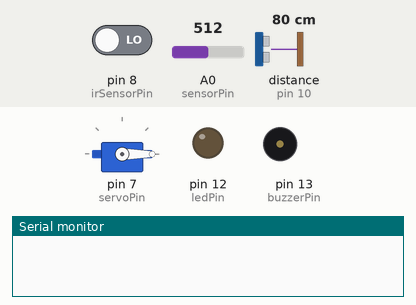
Simulated run of this sketch. Board: Arduino Uno, built with avr-gcc and run on an emulated ATmega328P. Parts: servo, output pins drawn as LEDs (lit = HIGH), buzzer (waves = sounding, pin HIGH), the last lines printed to the serial monitor. Wiring (inferred from the names in the program): ultrasonic range finder: trigger pin 9; echo pin 10. Inputs (shaded band) come from the test bench; at power-on: distance to the obstacle (sensor on pin 10) 80 cm, pin 8 (irSensorPin) LOW, A0 (sensorPin) = 512. The echo pulse lasts 58.3 µs per cm; pins used as bus, display or sensor lines are not drawn.

Above: at 1.2 s.
1.3 s: distance to the obstacle (sensor on pin 10) set to 34 cm
2.8 s: distance to the obstacle (sensor on pin 10) set to 29 cm
At 2.88 s:
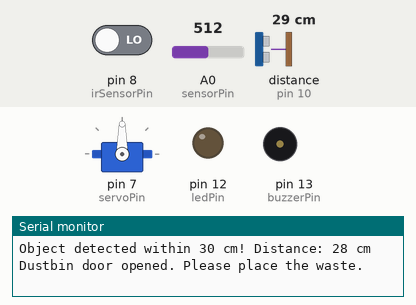
At 3.8 s:
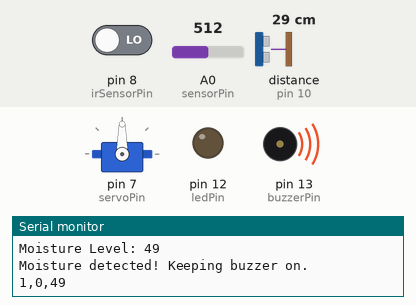
Timing chart, 0 to 5.8 s (numbered marks = the images above; inputs shaded):
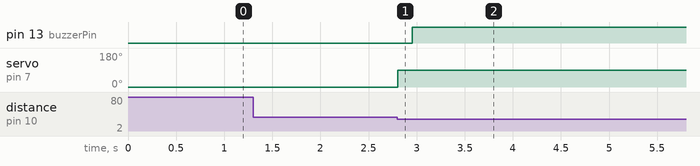

Measured:
- the behaviour switches between 32 and 31 cm on distance to the obstacle (sensor on pin 10) (found by bisection; images 0 and 1)
- after the input at 1.3 s, every drawn part: stays the same
- after the input at 2.8 s, pin 13 (buzzerPin): LOW → HIGH after 0.16 s; servo on pin 7 (servoPin): 0° → 90° at once

The sketch:

Arduino_Code.ino
```cpp
#include <Servo.h>  // Include the Servo library

// Define pins for the ultrasonic sensor, servo motor, soil moisture sensor, IR sensor, and buzzer
const int trigPin = 9;
const int echoPin = 10;
const int servoPin = 7;
const int sensorPin = A0;    // Analog pin A0 for soil moisture sensor
const int buzzerPin = 13;    // Digital pin 13 for buzzer
const int irSensorPin = 8;   // IR sensor output pin connected to digital pin 8
const int ledPin = 12;       // Optional LED pin for IR sensor status (connected to pin 12)

// Variables to store sensor values
long duration;
int distance;
int sensorValue = 0;
int moistureLevel = 0;
int irSensorValue = HIGH;    // Default state of IR sensor (no object detected)
bool objectDetected = false; // Variable to track object detection state
bool doorOpen = false;       // Variable to track if the door is open
bool wastePlaced = false;    // Variable to check if waste is placed
bool moistureDetected = false; // Flag to check if moisture is detected
bool irWasteDetected = false; // Flag to check if IR sensor detected waste
bool objectRemoved = false;  // Flag to check if object has been removed
bool wasteTypeSent = false;  // Flag to ensure waste type is sent only once
unsigned long objectRemovedTime = 0;  // Timer for delaying the dustbin closing

Servo myServo;  // Create a Servo object

void setup() {
  // Start serial communication for debugging
  Serial.begin(9600);

  // Set pin modes
  pinMode(trigPin, OUTPUT);
  pinMode(echoPin, INPUT);
  pinMode(sensorPin, INPUT);
  pinMode(buzzerPin, OUTPUT);
  pinMode(irSensorPin, INPUT);
  pinMode(ledPin, OUTPUT);

  // Attach the servo motor and set initial position (door closed)
  myServo.attach(servoPin);
  myServo.write(0);

  // Initialize LED to off
  digitalWrite(ledPin, LOW);
}

// Function to send data to PC
void sendToPC(bool isOrganic, int moistureValue = 0) {
  if (isOrganic) {
    Serial.print("1,0,");
    Serial.println(moistureValue);  // Send organic signal with moisture level
  } else {
    Serial.println("0,1,0");  // Send inorganic signal with moisture level as 0
  }
}

// Dummy function to detect organic waste (Replace with actual detection logic)
bool detectOrganicWaste() {
  return moistureDetected;  // Example logic: organic waste detected if moisture is present
}

// Dummy function to detect inorganic waste (Replace with actual detection logic)
bool detectInorganicWaste() {
  return !moistureDetected && irWasteDetected;  // Example logic: inorganic if IR detects waste but no moisture.
}

void loop() {
  // Ultrasonic sensor section
  digitalWrite(trigPin, LOW);
  delayMicroseconds(2);
  digitalWrite(trigPin, HIGH);
  delayMicroseconds(10);
  digitalWrite(trigPin, LOW);

  // Measure the duration and calculate the distance
  duration = pulseIn(echoPin, HIGH);
  distance = duration * 0.034 / 2;

  // Step 1: Check if an object is detected within 30 cm
  if (distance > 0 && distance <= 30) {
    if (!objectDetected) {
      objectDetected = true;  // Object detected

      Serial.print("Object detected within 30 cm! Distance: ");
      Serial.print(distance);
      Serial.println(" cm");

      // Step 2: Open the dustbin
      myServo.write(90);  // Door open position
      doorOpen = true;    // Mark door as open
      wastePlaced = false;  // Reset waste placed status
      moistureDetected = false;  // Reset moisture detected status
      irWasteDetected = false;  // Reset IR sensor detection status
      wasteTypeSent = false;    // Reset the flag to allow new waste type detection
      Serial.println("Dustbin door opened. Please place the waste.");
    }
  }

  // Step 3: Check the IR sensor and soil moisture sensor only if the door is open
  if (doorOpen) {
    irSensorValue = digitalRead(irSensorPin);  // Read IR sensor value

    // Step 4: Check if the waste is placed (IR sensor triggered)
    if (irSensorValue == LOW && !irWasteDetected) {
      irWasteDetected = true;  // Waste detected by IR sensor
      Serial.println("Waste detected by IR sensor. Waiting for moisture check.");

      // Start checking moisture sensor
      unsigned long wastePlacedTime = millis();  // Record the time when waste is placed

      // Monitor for 10 seconds or until moisture is detected
      while (millis() - wastePlacedTime < 5000) {
        sensorValue = analogRead(sensorPin);  // Read soil moisture sensor value

        // Condition: If moisture is detected (sensor value < dry air reading)
        if (sensorValue < 900) {
          moistureLevel = map(sensorValue, 1023, 0, 0, 100);
          moistureDetected = true;  // Mark that moisture is detected
          Serial.print("Moisture Level: ");
          Serial.println(moistureLevel);

          if (moistureLevel > 0) {
            Serial.println("Moisture detected! Keeping buzzer on.");
            digitalWrite(buzzerPin, HIGH);  // Turn on buzzer if moisture is detected
            break;  // Exit the 10-second countdown early if moisture is detected
          }
        }
      }

      // If no moisture is detected after 10 seconds, the IR sensor gives output
      if (!moistureDetected) {
        Serial.println("No moisture detected within 10 seconds. Waste is dry.");
        digitalWrite(ledPin, HIGH);  // Turn on LED to indicate waste is dry (or perform other action)
      }
    }
  }

  // Waste type detection and sending data to PC
  if (!wasteTypeSent) {  // Check if waste type has already been sent
    bool isOrganic = detectOrganicWaste();  // Replace with actual logic
    bool isInorganic = detectInorganicWaste();  // Replace with actual logic

    // If organic waste is detected, send organic data to the PC with moisture level
    if (isOrganic) {
      sendToPC(true, moistureLevel);  // Sends "1,0,moistureLevel"
      wasteTypeSent = true;  // Mark waste type as sent
    }
    // If inorganic waste is detected, send inorganic data to the PC with moisture level as 0
    else if (isInorganic) {
      sendToPC(false);  // Sends "0,1,0"
      wasteTypeSent = true;  // Mark waste type as sent
    }
  }

// Step 5: Check if waste is removed from the moisture sensor and IR sensor
if (irWasteDetected || moistureDetected) {
  sensorValue = analogRead(sensorPin);  // Continuously read soil moisture sensor
  irSensorValue = digitalRead(irSensorPin);  // Continuously read IR sensor

  // Condition: If waste is removed from both sensors (no moisture and IR sensor HIGH)
  if (sensorValue >= 900 && irSensorValue == HIGH) {
    Serial.println("Waste removed from both IR and moisture sensors. Resetting system.");
    digitalWrite(buzzerPin, LOW);  // Turn off the buzzer
    digitalWrite(ledPin, LOW);     // Turn off the LED
    moistureDetected = false;      // Reset moisture detected flag
    irWasteDetected = false;       // Reset IR waste detected flag
    wasteTypeSent = false;         // Reset waste type sent flag
  }
}

// Step 6: Object is removed from detection range
if (objectDetected && distance > 30) {
  if (!objectRemoved) {
    objectRemoved = true;           // Object was just removed
    objectRemovedTime = millis();   // Store the time when object is removed
    Serial.println("Object removed, starting 10-second timer to close dustbin.");
  }
}

// Step 7: Close the door 10 seconds after the object is removed, only if no new object is detected
if (objectRemoved) {
  // Recheck the ultrasonic sensor within the 10-second countdown
  digitalWrite(trigPin, LOW);
  delayMicroseconds(2);
  digitalWrite(trigPin, HIGH);
  delayMicroseconds(10);
  digitalWrite(trigPin, LOW);

  duration = pulseIn(echoPin, HIGH);
  distance = duration * 0.034 / 2;

  // If a new object is detected, reset the countdown and keep the door open
  if (distance > 0 && distance <= 30) {
    Serial.println("New object detected, resetting 10-second timer.");
    objectRemoved = false;  // Reset removal flag to keep the door open
  }
  else if (millis() - objectRemovedTime >= 10000) {
    Serial.println("10 seconds passed, closing dustbin.");
    myServo.write(0);  // Close the dustbin
    doorOpen = false;  // Mark door as closed
    objectDetected = false;  // Reset object detected state
    objectRemoved = false;   // Reset removal flag
    wasteTypeSent = false;   // Reset the flag to allow new waste type detection
    digitalWrite(buzzerPin, LOW);  // Ensure the buzzer is off
    digitalWrite(ledPin, LOW);  // Turn off the LED
  }
}

  delay(100);  // Small delay between readings
}
```
